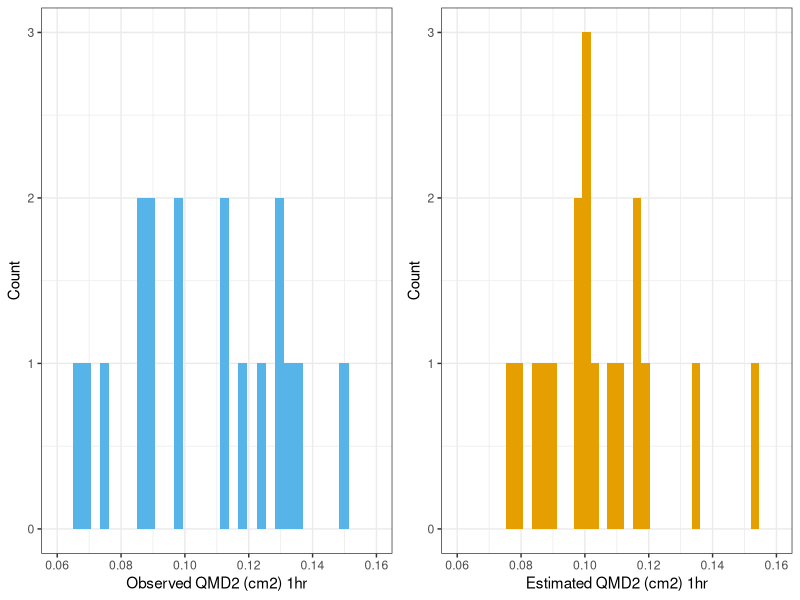
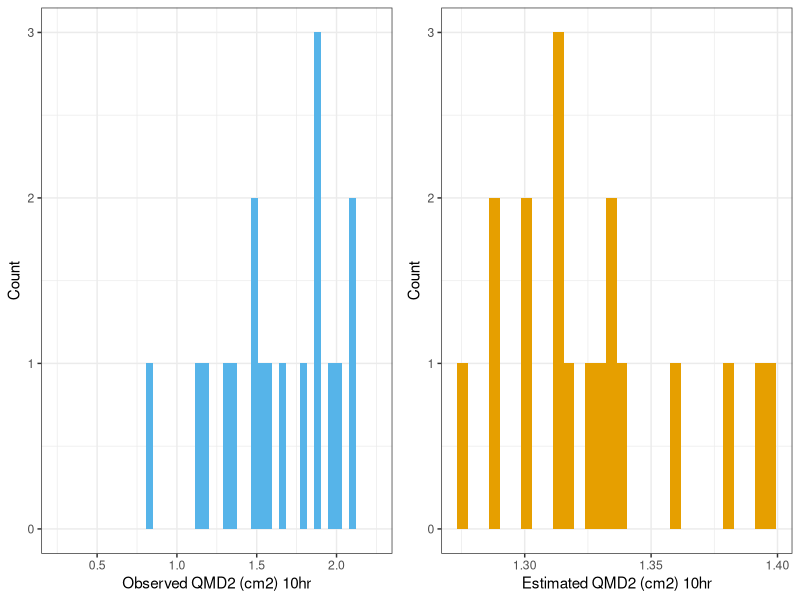
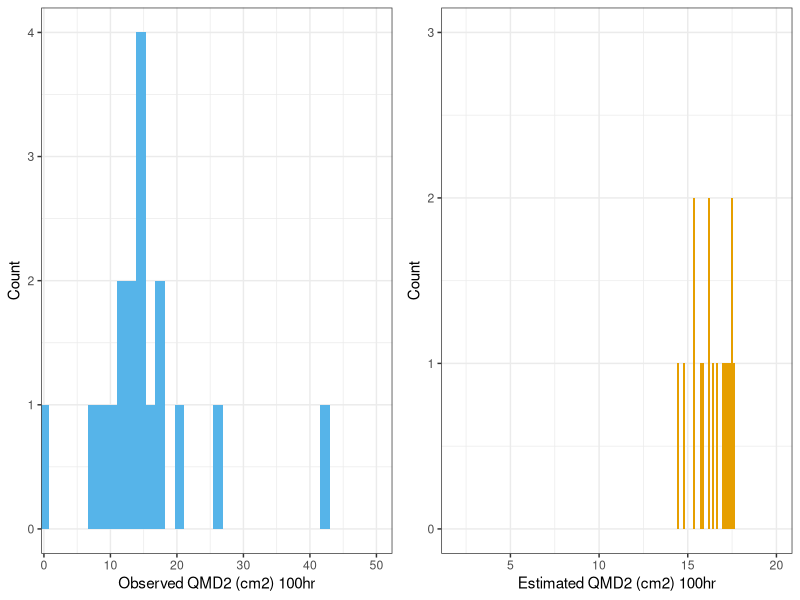

Recreate these plots in R, in order.
## ---- chunk 1
#knitr::opts_chunk$set(echo = FALSE, message=FALSE, warning=FALSE, results=FALSE, cache = TRUE)
library(here)
library(tidyverse)
library(ggplot2)
library(dplyr)
library(gridExtra)
library(knitr)
library(ggpubr)

p_plot <- read_csv(here("data", "03-final", "p_plot.csv"), 
         col_types = "ccnnnnnnn")

fwd_plot <- 
  read_csv(here("data", "03-final", "fwd_plots.csv"), 
         col_types = "cccnn")

output <- 
  read_csv(here("data", "03-final", "output.csv"), col_types = "cnnnn")

## ---- chunk 2

kable(p_plot[],
      digits = 3,
      caption = "Table 1. Species prevalence broken up by plot level",
      align = "c",
      col.names = c('Comp', 'Plot', 'ABCO', 'CADE', 'Other', 'PILA', 'PIPO', 'PSME', 'SEGI'))

## ---- chunk 3
#First we will look QMD values 
#observed 1hr vs estimated 1 hr 

o_one_hr <- fwd_plot %>% 
  filter(timelag_class == "1h") %>%
  ggplot(aes(observed_qmd2_cm2)) +
  labs(x = "Observed QMD2 (cm2) 1hr", y = "Count") +
  geom_histogram(fill = "#56B4E9") + 
  coord_cartesian(xlim = c(0.06, 0.16), ylim = c(0,3))+
  theme_bw()

e_one_hr <- fwd_plot %>% 
  filter(timelag_class == "1h") %>%
  ggplot(aes(estimated_qmd2_cm2)) +
  labs(x="Estimated QMD2 (cm2) 1hr", y = "Count")+
  geom_histogram(fill = "#E69F00")+ 
  coord_cartesian(xlim = c(0.06, 0.16), ylim = c(0,3))+
  theme_bw()

A <- grid.arrange(o_one_hr, e_one_hr, ncol = 2)

#observed 10h vs estimated 10 hr 
o_ten_hr <- fwd_plot %>% 
  filter(timelag_class == "10h") %>%
  ggplot(aes(observed_qmd2_cm2)) +
  labs(x = "Observed QMD2 (cm2) 10hr", y = "Count") +
  geom_histogram(fill = "#56B4E9") + 
  coord_cartesian(xlim = c(0.25, 2.25), ylim = c(0,3))+
  theme_bw()

e_ten_hr <- fwd_plot %>% 
  filter(timelag_class == "10h") %>%
  ggplot(aes(estimated_qmd2_cm2)) +
  geom_histogram(fill = "#E69F00") +
  labs(x = "Estimated QMD2 (cm2) 10hr", y = "Count") +
  theme_bw()

B <- grid.arrange(o_ten_hr, e_ten_hr, ncol = 2)

#obseved 100hr vs estimated 100hr 
o_hun_hr <- fwd_plot %>% 
  filter(timelag_class == "100h") %>%
  ggplot(aes(observed_qmd2_cm2)) +
  geom_histogram(fill = "#56B4E9")+ 
  coord_cartesian(xlim = c(2,50))+
  labs(x = "Observed QMD2 (cm2) 100hr", y = "Count") +
  theme_bw()

e_hun_hr <- fwd_plot %>% 
  filter(timelag_class == "100h") %>%
  ggplot(aes(estimated_qmd2_cm2)) +
  geom_histogram(fill = "#E69F00")+ 
  coord_cartesian(xlim = c(2, 20),ylim = c(0,3))+
  labs(x = "Estimated QMD2 (cm2) 100hr", y = "Count") +
  theme_bw()

C<- grid.arrange(o_hun_hr, e_hun_hr, ncol = 2)
## ---- chunk 4
kable(output[], 
      digits = c(0, 4, 4, 4, 4 ), 
      align= "c",
      caption = "Table 2. Statistical results from linear regression models for each fuel time-lag class",
      col.names = c('Estimated QMD2', 'Estimate', 'Std. Error', 'Statistic', 'P value'))
